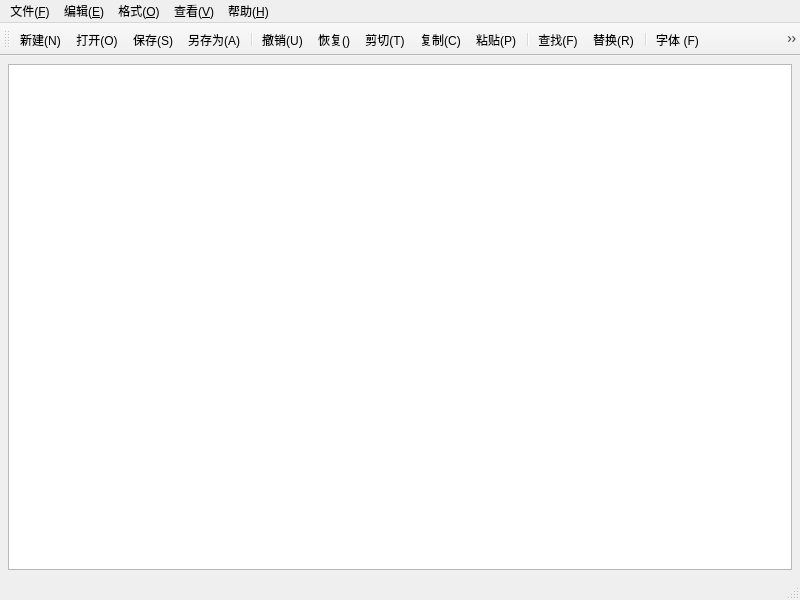
<?xml version="1.0" encoding="UTF-8"?>
<ui version="4.0">
 <class>MainWindow</class>
 <widget class="QMainWindow" name="MainWindow">
  <property name="geometry">
   <rect>
    <x>0</x>
    <y>0</y>
    <width>800</width>
    <height>600</height>
   </rect>
  </property>
  <property name="windowTitle">
   <string>MainWindow</string>
  </property>
  <widget class="QWidget" name="centralwidget">
   <layout class="QVBoxLayout" name="verticalLayout">
    <property name="leftMargin">
     <number>8</number>
    </property>
    <property name="topMargin">
     <number>8</number>
    </property>
    <property name="rightMargin">
     <number>8</number>
    </property>
    <property name="bottomMargin">
     <number>8</number>
    </property>
    <item>
     <widget class="QPlainTextEdit" name="plainTextEdit"/>
    </item>
   </layout>
  </widget>
  <widget class="QMenuBar" name="menubar">
   <property name="geometry">
    <rect>
     <x>0</x>
     <y>0</y>
     <width>800</width>
     <height>22</height>
    </rect>
   </property>
   <widget class="QMenu" name="menu_F">
    <property name="title">
     <string>文件(&amp;F)</string>
    </property>
    <addaction name="actionNew"/>
    <addaction name="actionOpen"/>
    <addaction name="actionSave"/>
    <addaction name="actionSaveAs"/>
    <addaction name="separator"/>
    <addaction name="action_X"/>
   </widget>
   <widget class="QMenu" name="menu_E">
    <property name="title">
     <string>编辑(&amp;E)</string>
    </property>
    <addaction name="actionUndo"/>
    <addaction name="actionRedo"/>
    <addaction name="actionCut"/>
    <addaction name="actionCopy"/>
    <addaction name="actionPaste"/>
    <addaction name="separator"/>
    <addaction name="action_F"/>
    <addaction name="action_R"/>
    <addaction name="separator"/>
    <addaction name="actionSelectAll"/>
   </widget>
   <widget class="QMenu" name="menu_O">
    <property name="title">
     <string>格式(&amp;O)</string>
    </property>
    <addaction name="actionWrap"/>
    <addaction name="actionLineNum"/>
    <addaction name="actionFont"/>
    <addaction name="actionFontColor"/>
    <addaction name="separator"/>
    <addaction name="actionBgColor"/>
    <addaction name="actionEditBg"/>
   </widget>
   <widget class="QMenu" name="menu_V">
    <property name="title">
     <string>查看(&amp;V)</string>
    </property>
    <addaction name="actionToolBar"/>
    <addaction name="actionStatusBar"/>
   </widget>
   <widget class="QMenu" name="menu_H">
    <property name="title">
     <string>帮助(&amp;H)</string>
    </property>
    <addaction name="actionAbout"/>
   </widget>
   <addaction name="menu_F"/>
   <addaction name="menu_E"/>
   <addaction name="menu_O"/>
   <addaction name="menu_V"/>
   <addaction name="menu_H"/>
  </widget>
  <widget class="QStatusBar" name="statusbar"/>
  <widget class="QToolBar" name="toolBar">
   <property name="windowTitle">
    <string>toolBar</string>
   </property>
   <attribute name="toolBarArea">
    <enum>TopToolBarArea</enum>
   </attribute>
   <attribute name="toolBarBreak">
    <bool>false</bool>
   </attribute>
   <addaction name="actionNew"/>
   <addaction name="actionOpen"/>
   <addaction name="actionSave"/>
   <addaction name="actionSaveAs"/>
   <addaction name="separator"/>
   <addaction name="actionUndo"/>
   <addaction name="actionRedo"/>
   <addaction name="actionCut"/>
   <addaction name="actionCopy"/>
   <addaction name="actionPaste"/>
   <addaction name="separator"/>
   <addaction name="action_F"/>
   <addaction name="action_R"/>
   <addaction name="separator"/>
   <addaction name="actionFont"/>
   <addaction name="actionLineNum"/>
   <addaction name="actionWrap"/>
   <addaction name="separator"/>
   <addaction name="actionToolBar"/>
   <addaction name="actionStatusBar"/>
  </widget>
  <action name="actionNew">
   <property name="icon">
    <iconset resource="icons/icons.qrc">
     <normaloff>:/file-add.png</normaloff>:/file-add.png</iconset>
   </property>
   <property name="text">
    <string>新建(N)</string>
   </property>
   <property name="shortcut">
    <string>Ctrl+N</string>
   </property>
   <property name="menuRole">
    <enum>QAction::NoRole</enum>
   </property>
  </action>
  <action name="actionOpen">
   <property name="icon">
    <iconset resource="icons/icons.qrc">
     <normaloff>:/folder-open.png</normaloff>:/folder-open.png</iconset>
   </property>
   <property name="text">
    <string>打开(O)</string>
   </property>
   <property name="shortcut">
    <string>Ctrl+O</string>
   </property>
   <property name="menuRole">
    <enum>QAction::NoRole</enum>
   </property>
  </action>
  <action name="actionSave">
   <property name="icon">
    <iconset resource="icons/icons.qrc">
     <normaloff>:/save.png</normaloff>:/save.png</iconset>
   </property>
   <property name="text">
    <string>保存(S)</string>
   </property>
   <property name="shortcut">
    <string>Ctrl+S</string>
   </property>
   <property name="menuRole">
    <enum>QAction::NoRole</enum>
   </property>
  </action>
  <action name="actionSaveAs">
   <property name="icon">
    <iconset resource="icons/icons.qrc">
     <normaloff>:/lingcunwei.png</normaloff>:/lingcunwei.png</iconset>
   </property>
   <property name="text">
    <string>另存为(A)</string>
   </property>
   <property name="menuRole">
    <enum>QAction::NoRole</enum>
   </property>
  </action>
  <action name="actionUndo">
   <property name="icon">
    <iconset resource="icons/icons.qrc">
     <normaloff>:/undo.png</normaloff>:/undo.png</iconset>
   </property>
   <property name="text">
    <string>撤销(U)</string>
   </property>
   <property name="shortcut">
    <string>Ctrl+Z</string>
   </property>
   <property name="menuRole">
    <enum>QAction::NoRole</enum>
   </property>
  </action>
  <action name="actionCut">
   <property name="icon">
    <iconset resource="icons/icons.qrc">
     <normaloff>:/cut.png</normaloff>:/cut.png</iconset>
   </property>
   <property name="text">
    <string>剪切(T)</string>
   </property>
   <property name="shortcut">
    <string>Ctrl+X</string>
   </property>
   <property name="menuRole">
    <enum>QAction::NoRole</enum>
   </property>
  </action>
  <action name="actionCopy">
   <property name="icon">
    <iconset resource="icons/icons.qrc">
     <normaloff>:/copy.png</normaloff>:/copy.png</iconset>
   </property>
   <property name="text">
    <string>复制(C)</string>
   </property>
   <property name="shortcut">
    <string>Ctrl+C</string>
   </property>
   <property name="menuRole">
    <enum>QAction::NoRole</enum>
   </property>
  </action>
  <action name="actionRedo">
   <property name="icon">
    <iconset resource="icons/icons.qrc">
     <normaloff>:/redo.png</normaloff>:/redo.png</iconset>
   </property>
   <property name="text">
    <string>恢复()</string>
   </property>
   <property name="toolTip">
    <string>恢复</string>
   </property>
   <property name="shortcut">
    <string>Ctrl+Y</string>
   </property>
   <property name="menuRole">
    <enum>QAction::NoRole</enum>
   </property>
  </action>
  <action name="actionPaste">
   <property name="icon">
    <iconset resource="icons/icons.qrc">
     <normaloff>:/paste.png</normaloff>:/paste.png</iconset>
   </property>
   <property name="text">
    <string>粘贴(P)</string>
   </property>
   <property name="shortcut">
    <string>Ctrl+V</string>
   </property>
   <property name="menuRole">
    <enum>QAction::NoRole</enum>
   </property>
  </action>
  <action name="actionSelectAll">
   <property name="text">
    <string>全选(A)</string>
   </property>
   <property name="shortcut">
    <string>Ctrl+A</string>
   </property>
   <property name="menuRole">
    <enum>QAction::NoRole</enum>
   </property>
  </action>
  <action name="actionWrap">
   <property name="icon">
    <iconset resource="icons/icons.qrc">
     <normaloff>:/wrap.png</normaloff>:/wrap.png</iconset>
   </property>
   <property name="text">
    <string>自动换行 (W)</string>
   </property>
   <property name="menuRole">
    <enum>QAction::NoRole</enum>
   </property>
  </action>
  <action name="actionLineNum">
   <property name="icon">
    <iconset resource="icons/icons.qrc">
     <normaloff>:/list_number.png</normaloff>:/list_number.png</iconset>
   </property>
   <property name="text">
    <string>显示行号 (L)</string>
   </property>
   <property name="shortcut">
    <string>Ctrl+L</string>
   </property>
   <property name="menuRole">
    <enum>QAction::NoRole</enum>
   </property>
  </action>
  <action name="actionFont">
   <property name="icon">
    <iconset resource="icons/icons.qrc">
     <normaloff>:/font.png</normaloff>:/font.png</iconset>
   </property>
   <property name="text">
    <string>字体 (F)</string>
   </property>
   <property name="menuRole">
    <enum>QAction::NoRole</enum>
   </property>
  </action>
  <action name="actionFontColor">
   <property name="text">
    <string>字体颜色</string>
   </property>
   <property name="menuRole">
    <enum>QAction::NoRole</enum>
   </property>
  </action>
  <action name="actionBgColor">
   <property name="text">
    <string>字体背景色</string>
   </property>
   <property name="menuRole">
    <enum>QAction::NoRole</enum>
   </property>
  </action>
  <action name="actionEditBg">
   <property name="text">
    <string>编辑器背景色</string>
   </property>
   <property name="menuRole">
    <enum>QAction::NoRole</enum>
   </property>
  </action>
  <action name="actionToolBar">
   <property name="checkable">
    <bool>true</bool>
   </property>
   <property name="icon">
    <iconset resource="icons/icons.qrc">
     <normaloff>:/build.png</normaloff>:/build.png</iconset>
   </property>
   <property name="text">
    <string>工具栏 (T)</string>
   </property>
   <property name="menuRole">
    <enum>QAction::NoRole</enum>
   </property>
  </action>
  <action name="actionStatusBar">
   <property name="checkable">
    <bool>true</bool>
   </property>
   <property name="icon">
    <iconset resource="icons/icons.qrc">
     <normaloff>:/dibugongjulan.png</normaloff>:/dibugongjulan.png</iconset>
   </property>
   <property name="text">
    <string>状态栏 (S)</string>
   </property>
   <property name="menuRole">
    <enum>QAction::NoRole</enum>
   </property>
  </action>
  <action name="actionAbout">
   <property name="text">
    <string>关于 (A)</string>
   </property>
   <property name="menuRole">
    <enum>QAction::NoRole</enum>
   </property>
  </action>
  <action name="action_X">
   <property name="text">
    <string>退出(X)</string>
   </property>
   <property name="menuRole">
    <enum>QAction::NoRole</enum>
   </property>
  </action>
  <action name="action_F">
   <property name="icon">
    <iconset resource="icons/icons.qrc">
     <normaloff>:/search.png</normaloff>:/search.png</iconset>
   </property>
   <property name="text">
    <string>查找(F)</string>
   </property>
   <property name="shortcut">
    <string>Ctrl+F</string>
   </property>
   <property name="menuRole">
    <enum>QAction::NoRole</enum>
   </property>
  </action>
  <action name="action_R">
   <property name="icon">
    <iconset resource="icons/icons.qrc">
     <normaloff>:/duose-wenbentihuan.png</normaloff>:/duose-wenbentihuan.png</iconset>
   </property>
   <property name="text">
    <string>替换(R)</string>
   </property>
   <property name="shortcut">
    <string>Ctrl+H</string>
   </property>
   <property name="menuRole">
    <enum>QAction::NoRole</enum>
   </property>
  </action>
 </widget>
 <resources>
  <include location="icons/icons.qrc"/>
 </resources>
 <connections/>
</ui>
